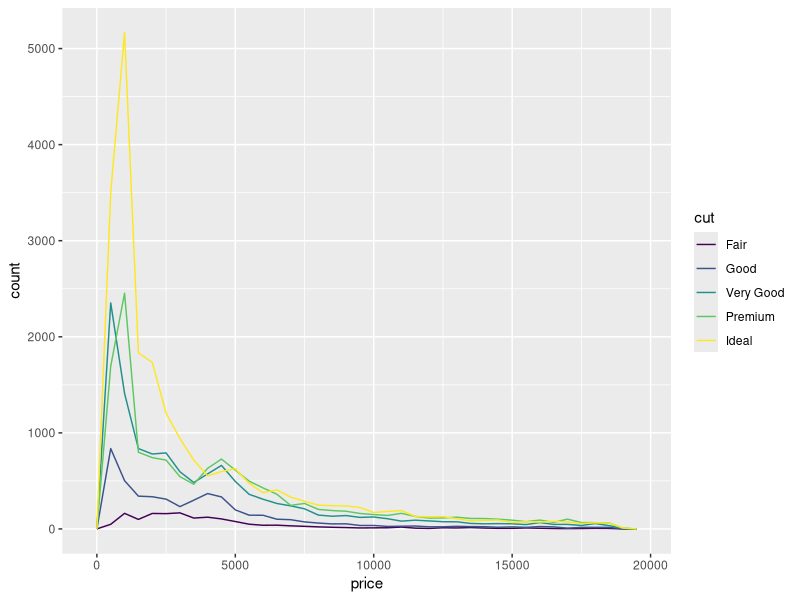
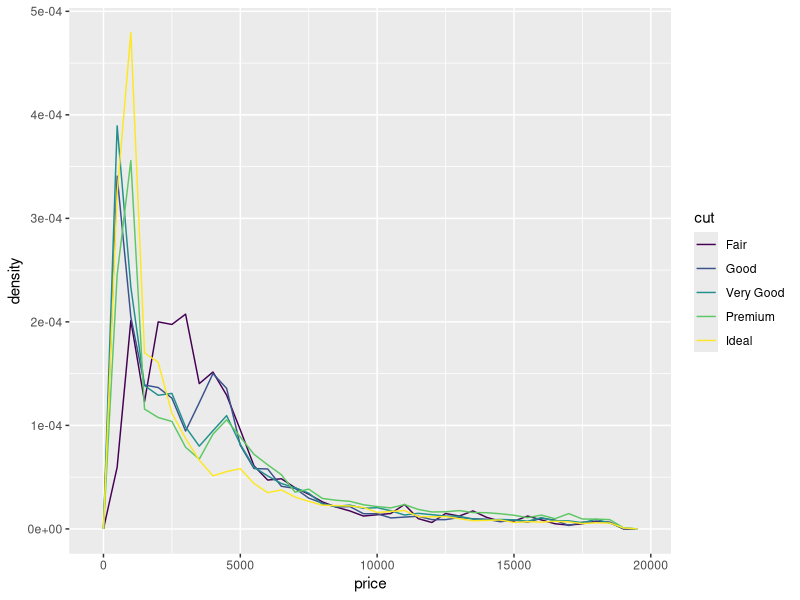
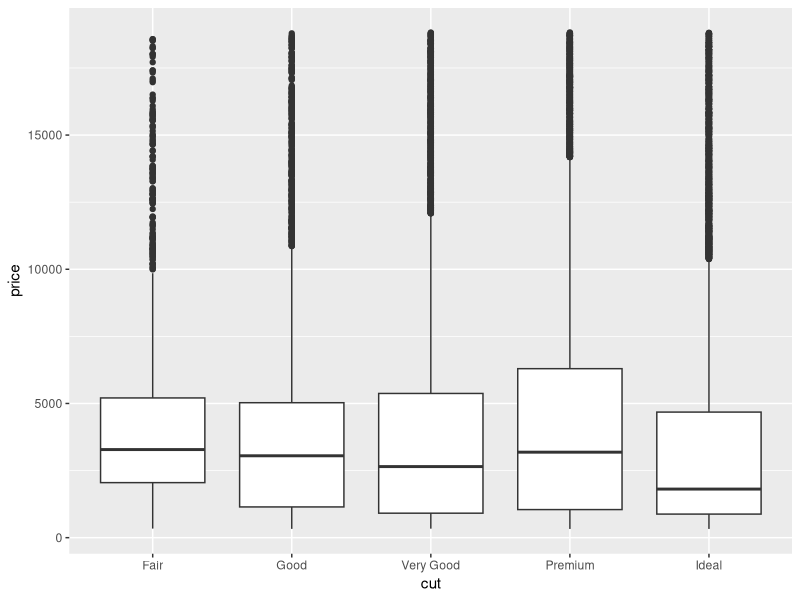
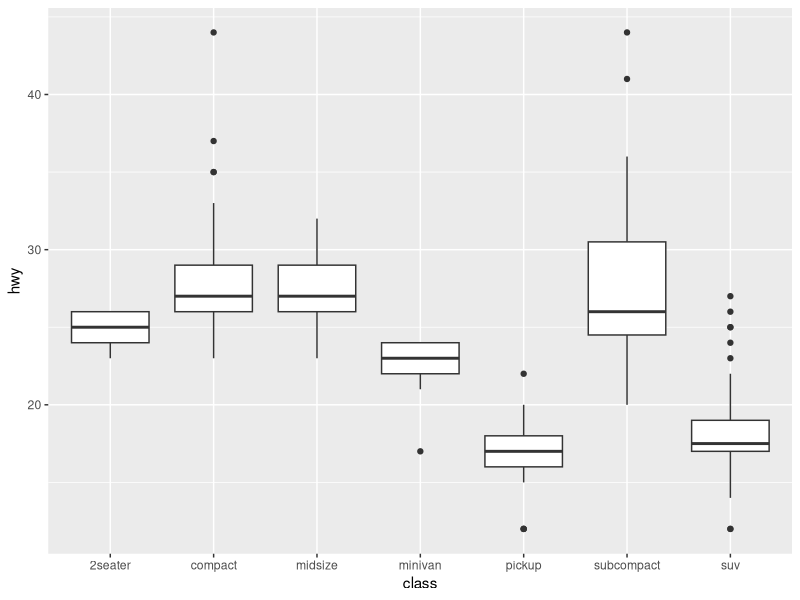
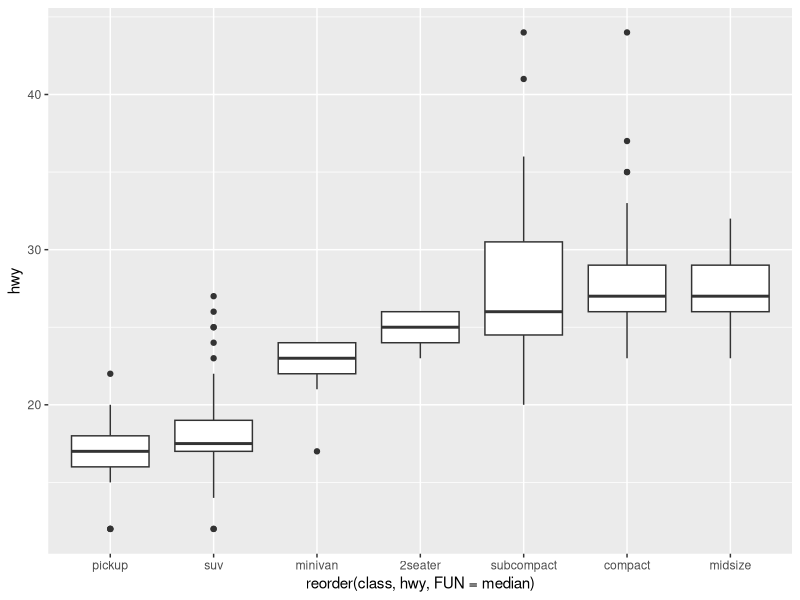
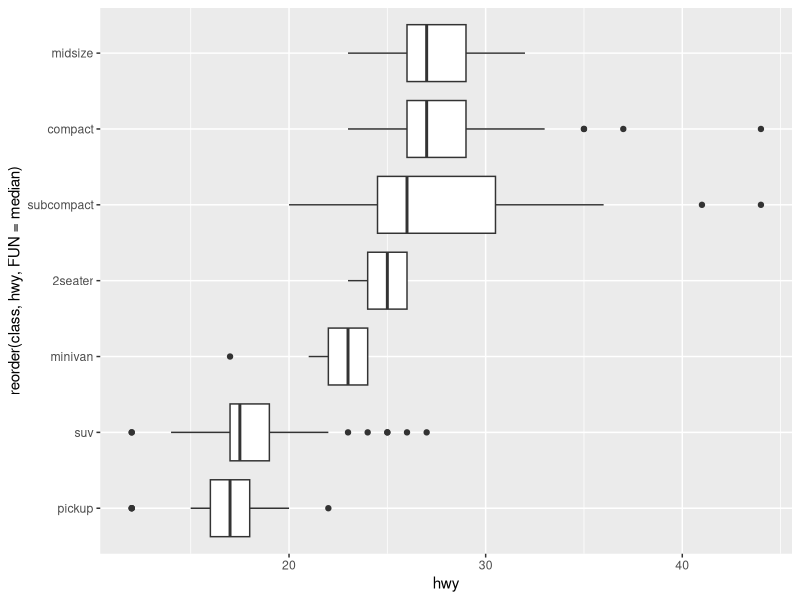
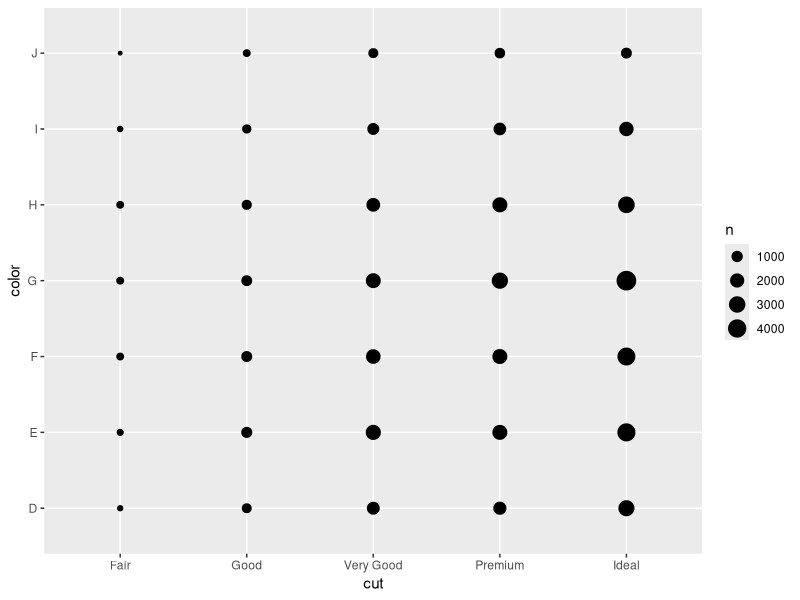
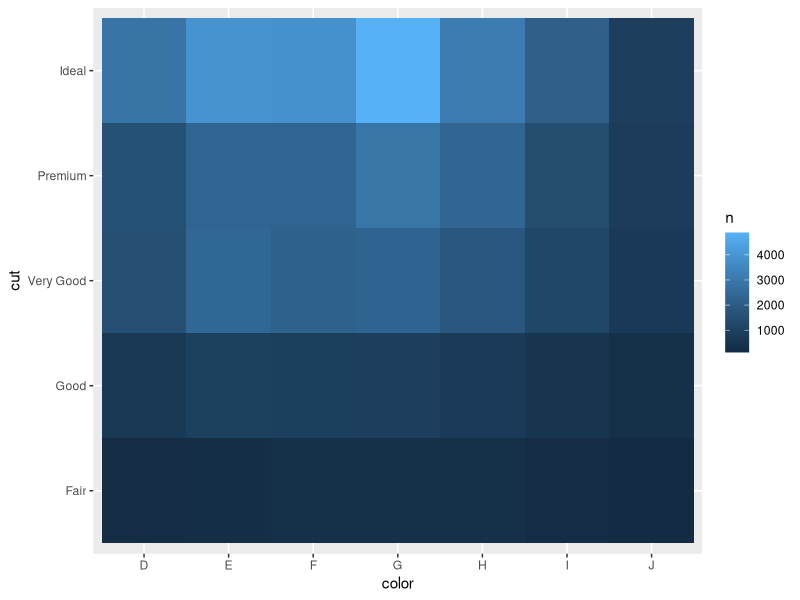

The R source for these figures, in order:
## ---- chunk 1
#| include: FALSE
library(tidyverse)
knitr::opts_chunk$set(eval = TRUE, echo = TRUE)
## ---- chunk 2
#| eval: TRUE
#| echo: TRUE
#| out-width: 100%
#| out-height: 100%

ggplot(data = diamonds, mapping = aes(x = price)) + 
  geom_freqpoly(mapping = aes(colour = cut), binwidth = 500)
## ---- chunk 3
#| eval: TRUE
#| echo: TRUE
#| out-width: 100%
#| out-height: 100%

ggplot(data = diamonds, mapping = aes(x = price, y = ..density..)) + 
  geom_freqpoly(mapping = aes(colour = cut), binwidth = 500)
## ---- chunk 4
#| eval: TRUE
#| echo: TRUE
#| out-width: 100%
#| out-height: 100%

ggplot(data = diamonds, mapping = aes(x = cut, y = price)) +
  geom_boxplot()
## ---- chunk 5
#| eval: TRUE
#| echo: TRUE
#| out-width: 100%
#| out-height: 100%

ggplot(data = mpg, mapping = aes(x = class, y = hwy)) +
  geom_boxplot()
## ---- chunk 6
#| eval: TRUE
#| echo: TRUE
#| out-width: 100%
#| out-height: 100%

ggplot(data = mpg) +
  geom_boxplot(mapping = aes(x = reorder(class, hwy, FUN = median), y = hwy))
## ---- chunk 7
#| eval: TRUE
#| echo: TRUE
#| out-width: 100%
#| out-height: 100%

ggplot(data = mpg) +
  geom_boxplot(mapping = aes(x = reorder(class, hwy, FUN = median), y = hwy)) +
  coord_flip()
## ---- chunk 8
#| eval: TRUE
#| echo: TRUE
#| out-width: 100%
#| out-height: 100%

ggplot(data = diamonds) +
  geom_count(mapping = aes(x = cut, y = color))
## ---- chunk 9
#| eval: TRUE
#| echo: TRUE
#| out-width: 100%
#| out-height: 100%

diamonds %>% 
  count(color, cut)

diamonds %>% 
  count(color, cut) %>%  
  ggplot(mapping = aes(x = color, y = cut)) +
    geom_tile(mapping = aes(fill = n))
## ---- chunk 10
#| eval: TRUE
#| echo: TRUE
#| out-width: 100%
#| out-height: 100%

ggplot(data = diamonds) +
  geom_point(mapping = aes(x = carat, y = price))
## ---- chunk 11
#| eval: TRUE
#| echo: TRUE
#| out-width: 100%
#| out-height: 100%

ggplot(data = diamonds) + 
  geom_point(mapping = aes(x = carat, y = price), alpha = 1 / 100)

ggplot(data = diamonds) +
  geom_bin2d(mapping = aes(x = carat, y = price))

# install.packages("hexbin")
ggplot(data = diamonds) +
  geom_hex(mapping = aes(x = carat, y = price))
## ---- chunk 12
#| eval: TRUE
#| echo: TRUE
#| out-width: 100%
#| out-height: 100%

ggplot(data = diamonds, mapping = aes(x = carat, y = price)) + 
  geom_boxplot(mapping = aes(group = cut_width(carat, 0.1)))
## ---- chunk 13
#| eval: TRUE
#| echo: TRUE
#| out-width: 100%
#| out-height: 100%

ggplot(data = diamonds, mapping = aes(x = carat, y = price)) + 
  geom_boxplot(mapping = aes(group = cut_number(carat, 20)))
## ---- chunk 14
#| eval: TRUE
#| echo: TRUE
#| out-width: 100%
#| out-height: 100%

ggplot(data = faithful) + 
  geom_point(mapping = aes(x = eruptions, y = waiting))
